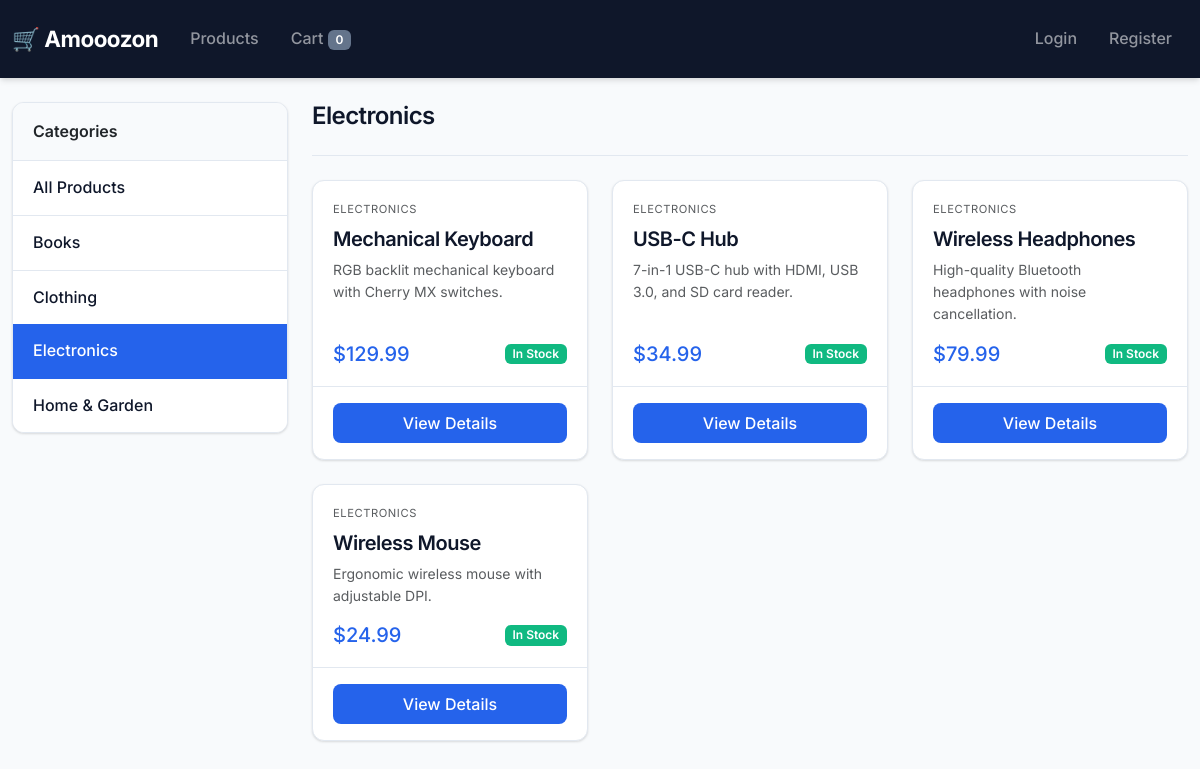
Page /category/electronics/ on the committed database.
### shop/models.py (models this page shows, shortened)
class Category(models.Model):
    name = models.CharField(max_length=200)
    slug = models.SlugField(unique=True)
    class Meta:
        verbose_name_plural = 'Categories'
        ordering = ['name']
    def get_absolute_url(self):
        return reverse('shop:category_list', args=[self.slug])

class Product(models.Model):
    category = models.ForeignKey(
        Category,
        on_delete=models.CASCADE,
        related_name='products'
    )
    name = models.CharField(max_length=200)
    slug = models.SlugField(unique=True)
    description = models.TextField(blank=True)
    price = models.DecimalField(max_digits=10, decimal_places=2)
    inventory = models.PositiveIntegerField(default=0)
    created = models.DateTimeField(auto_now_add=True)
    updated = models.DateTimeField(auto_now=True)
    class Meta:
        ordering = ['name']
    def get_absolute_url(self):
        return reverse('shop:product_detail', args=[self.slug])

### shop/views.py (the view)
# urls.py: path('', views.product_list, name='product_list'),
def product_list(request, category_slug=None):
    categories = Category.objects.all()
    products = Product.objects.all()
    current_category = None
    if category_slug:
        current_category = get_object_or_404(Category, slug=category_slug)
        products = products.filter(category=current_category)
    return render(request, 'shop/product_list.html', {
        'categories': categories,
        'products': products,
        'current_category': current_category,
    })

### shop/cart.py (called while the page is built)
    def __len__(self):
        return sum(item['quantity'] for item in self.cart.values())

### shop/context_processors.py (called while the page is built)
def cart_counter(request):
    cart = Cart(request)
    return {'cart_count': len(cart)}

### shop/templates/shop/product_list.html (shortened to what this page needs)
{% extends 'shop/base.html' %}
{% block content %}
<div class="row">
    <div class="col-md-3">
        <div class="card mb-4">
            <div class="card-header">Categories</div>
            <ul class="list-group list-group-flush">
                <li class="list-group-item {% if not current_category %}active{% endif %}">
                    <a href="{% url 'shop:product_list' %}" class="text-decoration-none">All Products</a>
                </li>
                {% for category in categories %}
                    <li class="list-group-item {% if category == current_category %}active{% endif %}">
                        <a href="{{ category.get_absolute_url }}" class="text-decoration-none">
                            {{ category.name }}
                        </a>
                    </li>
                {% endfor %}
            </ul>
        </div>
    </div>
    <div class="col-md-9">
        <h2>{% if current_category %}{{ current_category.name }}{% else %}All Products{% endif %}</h2>
        <hr>
        {% if products %}
            <div class="row row-cols-1 row-cols-md-3 g-4">
                {% for product in products %}
                    <div class="col">
                        <div class="card h-100">
                            <div class="card-body d-flex flex-column">
                                <span class="text-uppercase small text-muted mb-2" style="font-size: 0.7rem; letter-spacing: 0.05em;">{{ product.category.name }}</span>
                                <h5 class="card-title mb-2">{{ product.name }}</h5>
                                <p class="card-text text-muted small mb-3" style="flex-grow: 1;">{{ product.description|truncatechars:60 }}</p>
                                <div class="d-flex justify-content-between align-items-center">
                                    <span class="h5 mb-0" style="color: var(--primary);">${{ product.price }}</span>
                                    {% if product.inventory > 0 %}
                                        <span class="badge bg-success">In Stock</span>
                                    {% else %}
                                        <span class="badge bg-danger">Out of Stock</span>
                                    {% endif %}
                                </div>
                            </div>
                            <div class="card-footer bg-transparent">
                                <a href="{{ product.get_absolute_url }}" class="btn btn-primary w-100">View Details</a>
                            </div>
                        </div>
                    </div>
                {% endfor %}
            </div>
        {% else %}
            <p class="text-muted">No products found.</p>
        {% endif %}
    </div>
</div>
{% endblock %}

### shop/templates/shop/base.html (style rules this page uses)
:root { --primary: #2563eb; --primary-dark: #1d4ed8; --secondary: #64748b; --accent: #0ea5e9; --success: #10b981; --danger: #ef4444; --light: #f8fafc; --dark: #0f172a; --border: #e2e8f0; --shadow: 0 1px 3px rgba(0,0,0,0.08), 0 1px 2px rgba(0,0,0,0.06); --shadow-md: 0 4px 6px -1px rgba(0,0,0,0.1), 0 2px 4px -1px rgba(0,0,0,0.06); --shadow-lg: 0 10px 15px -3px rgba(0,0,0,0.1), 0 4px 6px -2px rgba(0,0,0,0.05); --radius: 0.5rem; --radius-lg: 0.75rem; }
* { box-sizing: border-box; }
body { font-family: 'Inter', -apple-system, BlinkMacSystemFont, sans-serif; background: var(--light); color: var(--dark); line-height: 1.6; }
.badge { font-weight: 600; padding: 0.35em 0.65em; }
.card { border: 1px solid var(--border); border-radius: var(--radius-lg); box-shadow: var(--shadow); transition: all 0.2s ease; overflow: hidden; }
.card-header { background: var(--light); border-bottom: 1px solid var(--border); font-weight: 600; padding: 1rem 1.25rem; }
.card-body { padding: 1.25rem; }
.card-footer { background: transparent; border-top: 1px solid var(--border); padding: 1rem 1.25rem; }
.card-title { font-weight: 600; color: var(--dark); margin-bottom: 0.5rem; }
.btn { font-weight: 500; padding: 0.5rem 1.25rem; border-radius: var(--radius); transition: all 0.2s ease; border: none; }
.btn-primary { background: var(--primary); color: white; }
.list-group-item { border: none; border-bottom: 1px solid var(--border); padding: 0.875rem 1.25rem; transition: all 0.15s ease; }
.list-group-item:last-child { border-bottom: none; }
.list-group-item a { color: var(--dark); text-decoration: none; font-weight: 500; }
.list-group-item.active { background: var(--primary); border-color: var(--primary); }
.list-group-item.active a { color: white; }
.badge.bg-success { background: var(--success) !important; }
h1, h2, h3, h4, h5, h6 { font-weight: 600; color: var(--dark); letter-spacing: -0.025em; }
h2 { font-size: 1.5rem; }
a { color: var(--primary); text-decoration: none; transition: color 0.15s ease; }
hr { border-color: var(--border); opacity: 1; margin: 1.5rem 0; }
.row-cols-md-3 .col .card { height: 100%; }
body { min-height: 100vh; }
* { transition-property: background-color, border-color, color, fill, stroke, opacity, box-shadow, transform; transition-timing-function: cubic-bezier(0.4, 0, 0.2, 1); transition-duration: 150ms; }

### rows in the picture
Category: name "Books"
Category: name "Clothing"
Category: name "Electronics"
Category: name "Home & Garden"
Product: category.name "ELECTRONICS", name "Mechanical Keyboard", description "RGB backlit mechanical keyboard with Cherry MX switches.", price "129.99", inventory "In Stock"
Product: category.name "ELECTRONICS", name "USB-C Hub", description "7-in-1 USB-C hub with HDMI, USB 3.0, and SD card reader.", price "34.99", inventory "In Stock"
Product: category.name "ELECTRONICS", name "Wireless Headphones", description "High-quality Bluetooth headphones with noise cancellation.", price "79.99", inventory "In Stock"
Product: category.name "ELECTRONICS", name "Wireless Mouse", description "Ergonomic wireless mouse with adjustable DPI.", price "24.99", inventory "In Stock"

### other values in the picture
{{ cart_count }} "0"
